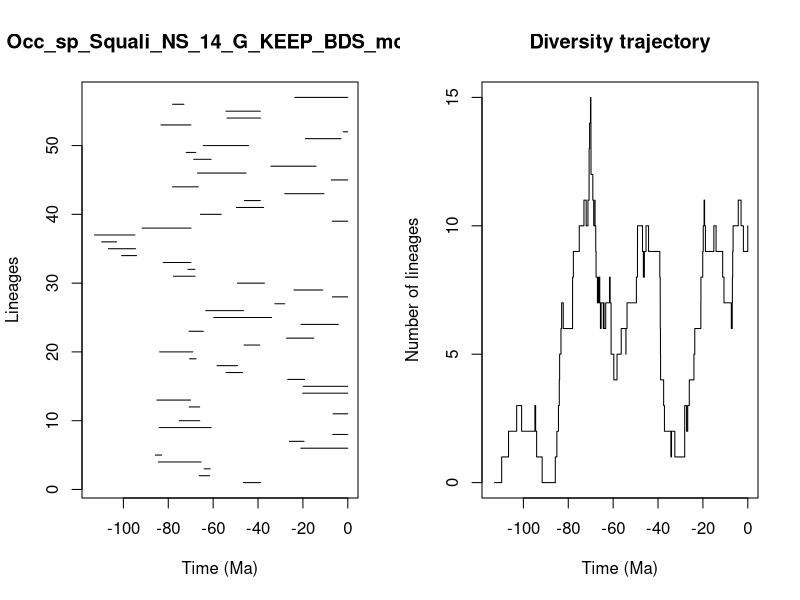

Write the R code that produced this figure.


pdf(file='../Results/Species_NS/5_MA_bins_EP_FT/pyrate_mcmc_logs/Occ_sp_Squali_NS_14_G_KEEP_BDS_mcmc_LTT.pdf',width=0.6*20, height=0.6*10)
title = "Occ_sp_Squali_NS_14_G_KEEP_BDS_mcmc"
ts=c(46.53895422736592, 66.18102674708754,64.0510532360961,84.37983728687588,85.7747217570856,20.928662916143683,26.06690316640117,6.718493837680918,84.00751205954347,75.09795381156442,6.545869050639897,70.7092694632226,85.07539416455346,20.082972396798507,19.844548985861113,26.765488919447566,54.287577121339226,58.26184556862232,70.50088830038153,83.85198528488135,46.21763855983484,27.265786169927654,70.729670410608,20.880413947701648,59.7052292966902,63.30261944185874,32.50378679510001,6.855619026478231,24.003714416969586,49.16541303469367,77.73040154077167,71.23122979122455,82.24097748920335,100.79766796304179,106.62664064762932,109.67358418842508,112.8913311909809,91.63526913266695,6.93220900955414,65.66984461272926,49.63713021120528,46.08369068679025,28.111280956969424,78.09104958913422,7.337088193611491,67.0089119457415,34.272775533180976,68.66940762307846,72.02722107684293,64.37639142026516,18.878054573367006,1.9549166336261885,83.25015897261027,53.81214441266845,54.31620561402562,78.08098481029222,23.622164708989743)
te=c(38.8631178607941, 61.63089422620021,61.33483433139067,65.36428444088436,82.96346648346567,0.0,19.47196141662485,0.0,60.91261687860598,65.9619422265014,0.0,65.98955077468362,70.09728236278941,0.0,0.0,19.242949427874763,46.92021621557019,49.14793168917073,67.60881735510264,69.0582390847143,39.21128725368697,15.11833733755457,64.36413949820344,4.238958078041158,33.97966709310548,46.47717454702941,28.102950444920175,0.0,11.185931048711167,37.138095580068864,68.05974647298193,68.1250238391308,69.88578624629936,94.10489142030427,94.53695585303421,102.996256226541,94.86639086835818,69.85866530406801,0.0,56.40412934478073,37.4984095054775,39.024192514516436,10.609512446642569,66.60271869191135,0.0,45.34215832556257,14.136850486779599,60.919371452792575,67.7560641245726,44.22026212809142,2.9888308809606965,0.0,69.91689983941264,38.913462770485694,39.004921511454995,73.0098296937572,0.0)
div_traj=c(0, 1,2,3,2,3,2,1,0,1,2,3,4,5,6,7,6,7,8,9,10,11,10,11,12,13,14,15,14,13,12,11,10,11,10,9,8,7,8,7,8,7,6,7,6,7,6,7,8,7,6,5,4,5,6,5,6,7,8,9,10,9,8,9,8,9,10,9,8,7,6,5,4,3,2,1,2,1,2,3,2,3,4,5,6,7,8,9,10,11,10,9,10,9,8,7,6,7,8,9,10,11,10,9,10)
time_events=c(112.8913311909809, 109.67358418842508,106.62664064762932,102.996256226541,100.79766796304179,94.86639086835818,94.53695585303421,94.10489142030427,91.63526913266695,85.7747217570856,85.07539416455346,84.37983728687588,84.00751205954347,83.85198528488135,83.25015897261027,82.96346648346567,82.24097748920335,78.09104958913422,78.08098481029222,77.73040154077167,75.09795381156442,73.0098296937572,72.02722107684293,71.23122979122455,70.729670410608,70.7092694632226,70.50088830038153,70.09728236278941,69.91689983941264,69.88578624629936,69.85866530406801,69.0582390847143,68.66940762307846,68.1250238391308,68.05974647298193,67.7560641245726,67.60881735510264,67.0089119457415,66.60271869191135,66.18102674708754,65.98955077468362,65.9619422265014,65.66984461272926,65.36428444088436,64.37639142026516,64.36413949820344,64.0510532360961,63.30261944185874,61.63089422620021,61.33483433139067,60.919371452792575,60.91261687860598,59.7052292966902,58.26184556862232,56.40412934478073,54.31620561402562,54.287577121339226,53.81214441266845,49.63713021120528,49.16541303469367,49.14793168917073,46.92021621557019,46.53895422736592,46.47717454702941,46.21763855983484,46.08369068679025,45.34215832556257,44.22026212809142,39.21128725368697,39.024192514516436,39.004921511454995,38.913462770485694,38.8631178607941,37.4984095054775,37.138095580068864,34.272775533180976,33.97966709310548,32.50378679510001,28.111280956969424,28.102950444920175,27.265786169927654,26.765488919447566,26.06690316640117,24.003714416969586,23.622164708989743,20.928662916143683,20.880413947701648,20.082972396798507,19.844548985861113,19.47196141662485,19.242949427874763,18.878054573367006,15.11833733755457,14.136850486779599,11.185931048711167,10.609512446642569,7.337088193611491,6.93220900955414,6.855619026478231,6.718493837680918,6.545869050639897,4.238958078041158,2.9888308809606965,1.9549166336261885,0.0)
                par(mfrow=c(1,2))
                L = length(ts)
                plot(ts, 1:L , xlim=c(-max(ts)-1,0), pch=20, type="n", main=title,xlab="Time (Ma)",ylab="Lineages")
                for (i in 1:L){segments(x0=-te[i],y0=i,x1=-ts[i],y1=i)}    
                t = -time_events
                plot(div_traj ~ t,type="s", main = "Diversity trajectory",xlab="Time (Ma)",ylab="Number of lineages",xlim=c(-max(ts)-1,0))
                abline(v=c(65,200,251,367,445),lty=2,col="gray")
                
